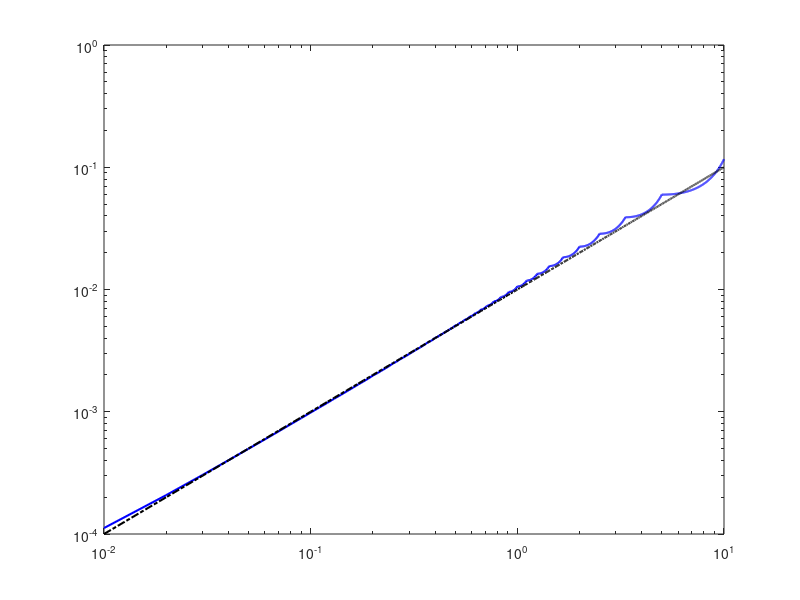

This chart was generated by the following MATLAB code:
% 1D heat equation
% u_t = u_xx, 0<x<1
% Homo. Dirichlet BCs, u(0,t)=u(1,t)=0.
% IC: u(x,0) = sin(2*pi*x)
clear all;close all;

Nx = 100; %number of cells
xvals = linspace(0,1,Nx+1)'; %Nx+1 grid points
dx = xvals(2)-xvals(1);

lambdavals = 0.01:0.01:10; %dt = lambda*dx^2
L1err = zeros(numel(lambdavals),1);

for k = 1:numel(lambdavals)
Tf = 0.1;
lambda = lambdavals(k);
%dt = lambda*dx^2; %f.Euler: dt<0.5dx^2
dt = lambda*dx; %b.Euler
tvals = 0:dt:Tf;
if tvals(end)~=Tf
    tvals = [tvals, Tf];
end
Nt = numel(tvals);

% Build differentiation matrix
Dxx = (1/dx^2)*gallery('tridiag',Nx-1,1,-2,1); %only interior nodes

% Initial condition
u = sin(2*pi*xvals); %IC
u = u(2:end-1); %only interior nodes

for n = 2:Nt
    dtn = tvals(n)-tvals(n-1);
    %u = (speye(Nx-1,Nx-1) + dtn*Dxx)*u; %f.Euler
    u = (speye(Nx-1,Nx-1) - dtn*Dxx)\u; %b.Euler
end

uexact = exp(-4*pi^2*Tf)*sin(2*pi*xvals);
uexact = uexact(2:end-1); %only interior nodes
L1err(k) = dx*sum(abs(u-uexact));
end

figure(1);clf;loglog(lambdavals,L1err,'blue','linewidth',1.5);
hold on;loglog(lambdavals,0.01*lambdavals.^1,'black-.','linewidth',1.5);













